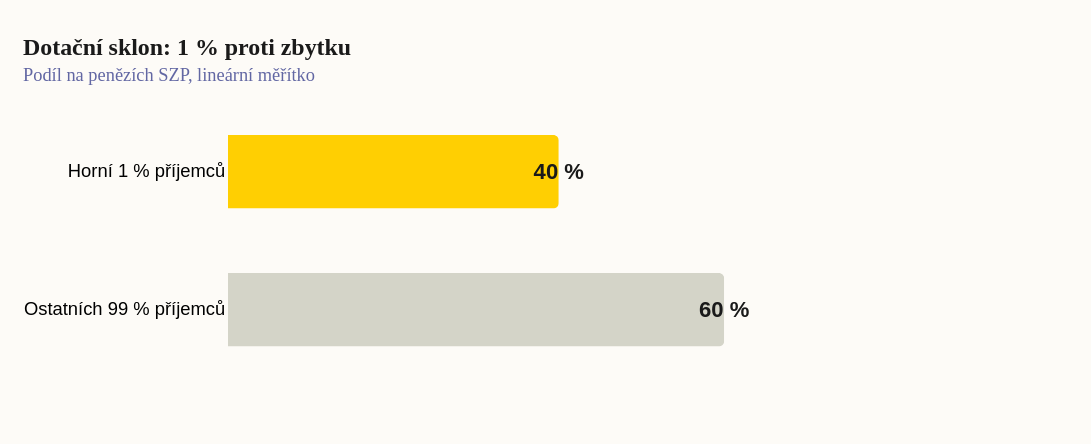

Express this chart as Vega-Lite.
### Vega-Lite specification from a JSON file in a GitHub repository (floating-point values rounded to 4 significant figures)
{"_source": "Zdroj: SZIF / Greenpeace EU 2026", "$schema": "https://vega.github.io/schema/vega-lite/v5.json", "description": "Podíl zemědělských dotací podle velikosti příjemců", "width": 450, "height": 150, "padding": {"top": 20, "left": 12, "right": 20, "bottom": 36}, "autosize": {"type": "pad", "resize": true}, "background": "#fdfbf7", "title": {"text": "Dotační sklon: 1 % proti zbytku", "subtitle": "Podíl na penězích SZP, lineární měřítko", "font": "Roboto Slab", "fontSize": 13, "fontWeight": "bold", "anchor": "start", "color": "#1a1a1a", "subtitleFont": "Work Sans", "subtitleFontSize": 10, "subtitleColor": "#6267a3", "offset": 10}, "data": {"values": [{"skupina": "Horní 1 % příjemců", "podil": 40, "poradi": 1, "label": "40 %"}, {"skupina": "Ostatních 99 % příjemců", "podil": 60, "poradi": 2, "label": "60 %"}]}, "layer": [{"mark": {"type": "bar", "tooltip": true, "cornerRadiusEnd": 3, "height": 40}, "encoding": {"x": {"field": "podil", "type": "quantitative", "title": null, "scale": {"domain": [0, 100]}, "axis": {"grid": false, "domain": false, "ticks": false, "labels": false}}, "y": {"field": "skupina", "type": "nominal", "title": null, "axis": {"domain": false, "ticks": false}, "sort": {"field": "poradi"}}, "color": {"field": "skupina", "type": "nominal", "scale": {"domain": ["Horní 1 % příjemců", "Ostatních 99 % příjemců"], "range": ["#ffcf02", "#d4d4c8"]}, "legend": null}}}, {"mark": {"type": "text", "align": "center", "baseline": "middle", "fontSize": 12, "fontWeight": "bold"}, "encoding": {"x": {"field": "podil", "type": "quantitative", "scale": {"domain": [0, 100]}}, "dx": {"value": 16}, "y": {"field": "skupina", "type": "nominal", "sort": {"field": "poradi"}}, "text": {"field": "label"}, "color": {"value": "#1a1a1a"}}}], "config": {"view": {"stroke": "transparent"}}}
